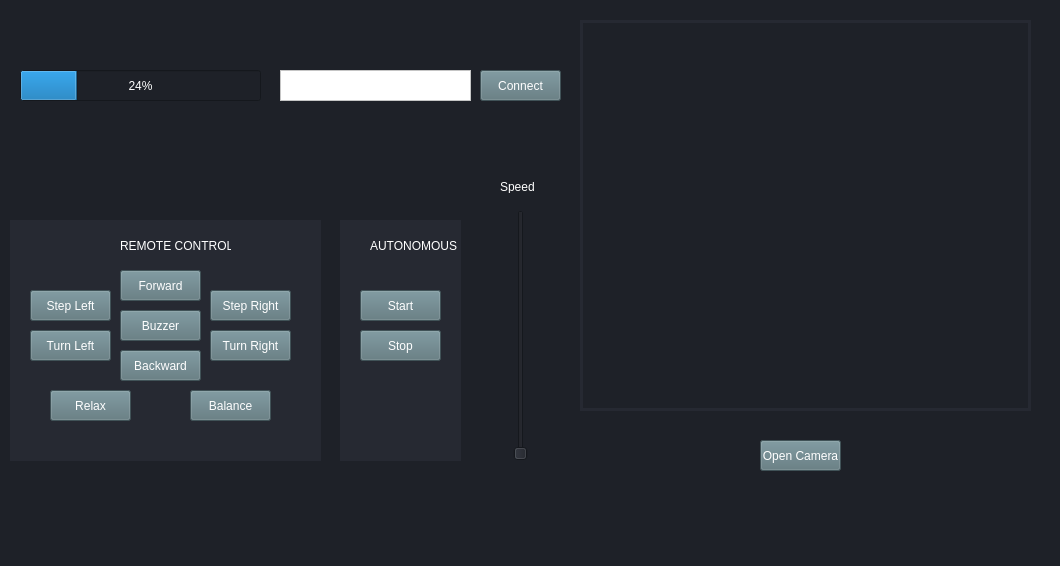
<?xml version="1.0" encoding="UTF-8"?>
<ui version="4.0">
 <class>MainWindow</class>
 <widget class="QMainWindow" name="MainWindow">
  <property name="geometry">
   <rect>
    <x>0</x>
    <y>0</y>
    <width>1060</width>
    <height>566</height>
   </rect>
  </property>
  <property name="windowTitle">
   <string>MainWindow</string>
  </property>
  <property name="styleSheet">
   <string notr="true">background: #1E2128;</string>
  </property>
  <widget class="QWidget" name="centralwidget">
   <widget class="QProgressBar" name="progressBar">
    <property name="geometry">
     <rect>
      <x>20</x>
      <y>70</y>
      <width>241</width>
      <height>31</height>
     </rect>
    </property>
    <property name="styleSheet">
     <string notr="true">color:white;</string>
    </property>
    <property name="value">
     <number>24</number>
    </property>
    <property name="textDirection">
     <enum>QProgressBar::BottomToTop</enum>
    </property>
   </widget>
   <widget class="QTextEdit" name="connectAddresInput">
    <property name="geometry">
     <rect>
      <x>280</x>
      <y>70</y>
      <width>191</width>
      <height>31</height>
     </rect>
    </property>
    <property name="styleSheet">
     <string notr="true">background: white;</string>
    </property>
   </widget>
   <widget class="QPushButton" name="connectButton">
    <property name="geometry">
     <rect>
      <x>480</x>
      <y>70</y>
      <width>81</width>
      <height>31</height>
     </rect>
    </property>
    <property name="styleSheet">
     <string notr="true">color:white;background: #59737A;</string>
    </property>
    <property name="text">
     <string>Connect</string>
    </property>
   </widget>
   <widget class="QSlider" name="verticalSlider">
    <property name="geometry">
     <rect>
      <x>510</x>
      <y>210</y>
      <width>22</width>
      <height>251</height>
     </rect>
    </property>
    <property name="orientation">
     <enum>Qt::Vertical</enum>
    </property>
   </widget>
   <widget class="QLabel" name="speedlabel">
    <property name="geometry">
     <rect>
      <x>500</x>
      <y>180</y>
      <width>47</width>
      <height>13</height>
     </rect>
    </property>
    <property name="styleSheet">
     <string notr="true">color:white;background: #1E2128;
border: none;</string>
    </property>
    <property name="text">
     <string>Speed</string>
    </property>
   </widget>
   <widget class="QLabel" name="speedValuelabel">
    <property name="geometry">
     <rect>
      <x>500</x>
      <y>470</y>
      <width>47</width>
      <height>13</height>
     </rect>
    </property>
    <property name="styleSheet">
     <string notr="true">color:white;background: #1E2128;
border: none;</string>
    </property>
    <property name="text">
     <string/>
    </property>
   </widget>
   <widget class="QFrame" name="cameraframe">
    <property name="geometry">
     <rect>
      <x>580</x>
      <y>20</y>
      <width>451</width>
      <height>391</height>
     </rect>
    </property>
    <property name="styleSheet">
     <string notr="true">border:3px solid #262932;</string>
    </property>
    <property name="frameShape">
     <enum>QFrame::StyledPanel</enum>
    </property>
    <property name="frameShadow">
     <enum>QFrame::Raised</enum>
    </property>
   </widget>
   <widget class="QPushButton" name="openCameraButton">
    <property name="geometry">
     <rect>
      <x>760</x>
      <y>440</y>
      <width>81</width>
      <height>31</height>
     </rect>
    </property>
    <property name="styleSheet">
     <string notr="true">color:white;background: #59737A;</string>
    </property>
    <property name="text">
     <string>Open Camera</string>
    </property>
   </widget>
   <widget class="QLabel" name="remoteControlBackgroundlabel">
    <property name="geometry">
     <rect>
      <x>10</x>
      <y>220</y>
      <width>311</width>
      <height>241</height>
     </rect>
    </property>
    <property name="styleSheet">
     <string notr="true">background: #262932;
border: none;</string>
    </property>
    <property name="text">
     <string/>
    </property>
   </widget>
   <widget class="QPushButton" name="balanceButton">
    <property name="geometry">
     <rect>
      <x>190</x>
      <y>390</y>
      <width>81</width>
      <height>31</height>
     </rect>
    </property>
    <property name="styleSheet">
     <string notr="true">color:white;background: #59737A;</string>
    </property>
    <property name="text">
     <string>Balance</string>
    </property>
   </widget>
   <widget class="QPushButton" name="steprightButton">
    <property name="geometry">
     <rect>
      <x>210</x>
      <y>290</y>
      <width>81</width>
      <height>31</height>
     </rect>
    </property>
    <property name="styleSheet">
     <string notr="true">color:white;background: #59737A;</string>
    </property>
    <property name="text">
     <string>Step Right</string>
    </property>
   </widget>
   <widget class="QLabel" name="remoterControllabel">
    <property name="geometry">
     <rect>
      <x>120</x>
      <y>230</y>
      <width>111</width>
      <height>31</height>
     </rect>
    </property>
    <property name="styleSheet">
     <string notr="true">color:white;background: #262932;
border: none;</string>
    </property>
    <property name="text">
     <string>REMOTE CONTROL</string>
    </property>
   </widget>
   <widget class="QPushButton" name="turnrightButton">
    <property name="geometry">
     <rect>
      <x>210</x>
      <y>330</y>
      <width>81</width>
      <height>31</height>
     </rect>
    </property>
    <property name="styleSheet">
     <string notr="true">color:white;background: #59737A;</string>
    </property>
    <property name="text">
     <string>Turn Right</string>
    </property>
   </widget>
   <widget class="QPushButton" name="backwardButton">
    <property name="geometry">
     <rect>
      <x>120</x>
      <y>350</y>
      <width>81</width>
      <height>31</height>
     </rect>
    </property>
    <property name="styleSheet">
     <string notr="true">color:white;background: #59737A;</string>
    </property>
    <property name="text">
     <string>Backward</string>
    </property>
   </widget>
   <widget class="QPushButton" name="relaxButton">
    <property name="geometry">
     <rect>
      <x>50</x>
      <y>390</y>
      <width>81</width>
      <height>31</height>
     </rect>
    </property>
    <property name="styleSheet">
     <string notr="true">color:white;background: #59737A;</string>
    </property>
    <property name="text">
     <string>Relax</string>
    </property>
   </widget>
   <widget class="QPushButton" name="buzzerButton">
    <property name="geometry">
     <rect>
      <x>120</x>
      <y>310</y>
      <width>81</width>
      <height>31</height>
     </rect>
    </property>
    <property name="styleSheet">
     <string notr="true">color:white;background: #59737A;</string>
    </property>
    <property name="text">
     <string>Buzzer</string>
    </property>
   </widget>
   <widget class="QPushButton" name="stepleftButton">
    <property name="geometry">
     <rect>
      <x>30</x>
      <y>290</y>
      <width>81</width>
      <height>31</height>
     </rect>
    </property>
    <property name="styleSheet">
     <string notr="true">background: #59737A;
color:white;</string>
    </property>
    <property name="text">
     <string>Step Left</string>
    </property>
   </widget>
   <widget class="QPushButton" name="forwardButton">
    <property name="geometry">
     <rect>
      <x>120</x>
      <y>270</y>
      <width>81</width>
      <height>31</height>
     </rect>
    </property>
    <property name="styleSheet">
     <string notr="true">background: #59737A;
color:white;</string>
    </property>
    <property name="text">
     <string>Forward</string>
    </property>
   </widget>
   <widget class="QPushButton" name="turnleftButton">
    <property name="geometry">
     <rect>
      <x>30</x>
      <y>330</y>
      <width>81</width>
      <height>31</height>
     </rect>
    </property>
    <property name="styleSheet">
     <string notr="true">background: #59737A;color:white;</string>
    </property>
    <property name="text">
     <string>Turn Left</string>
    </property>
   </widget>
   <widget class="QLabel" name="autonomousbackgroundlabel">
    <property name="geometry">
     <rect>
      <x>340</x>
      <y>220</y>
      <width>121</width>
      <height>241</height>
     </rect>
    </property>
    <property name="styleSheet">
     <string notr="true">background: #262932;
border: none;</string>
    </property>
    <property name="text">
     <string/>
    </property>
   </widget>
   <widget class="QPushButton" name="stopBUtton">
    <property name="geometry">
     <rect>
      <x>360</x>
      <y>330</y>
      <width>81</width>
      <height>31</height>
     </rect>
    </property>
    <property name="styleSheet">
     <string notr="true">color:white;background: #59737A;</string>
    </property>
    <property name="text">
     <string>Stop</string>
    </property>
   </widget>
   <widget class="QPushButton" name="startButton">
    <property name="geometry">
     <rect>
      <x>360</x>
      <y>290</y>
      <width>81</width>
      <height>31</height>
     </rect>
    </property>
    <property name="styleSheet">
     <string notr="true">color:white;background: #59737A;</string>
    </property>
    <property name="text">
     <string>Start</string>
    </property>
   </widget>
   <widget class="QLabel" name="autonomouslabel">
    <property name="geometry">
     <rect>
      <x>370</x>
      <y>230</y>
      <width>91</width>
      <height>31</height>
     </rect>
    </property>
    <property name="styleSheet">
     <string notr="true">color:white;background: #262932;
border: none;</string>
    </property>
    <property name="text">
     <string>AUTONOMOUS</string>
    </property>
   </widget>
  </widget>
  <widget class="QMenuBar" name="menubar">
   <property name="geometry">
    <rect>
     <x>0</x>
     <y>0</y>
     <width>1060</width>
     <height>21</height>
    </rect>
   </property>
  </widget>
  <widget class="QStatusBar" name="statusbar"/>
 </widget>
 <resources/>
 <connections/>
</ui>
